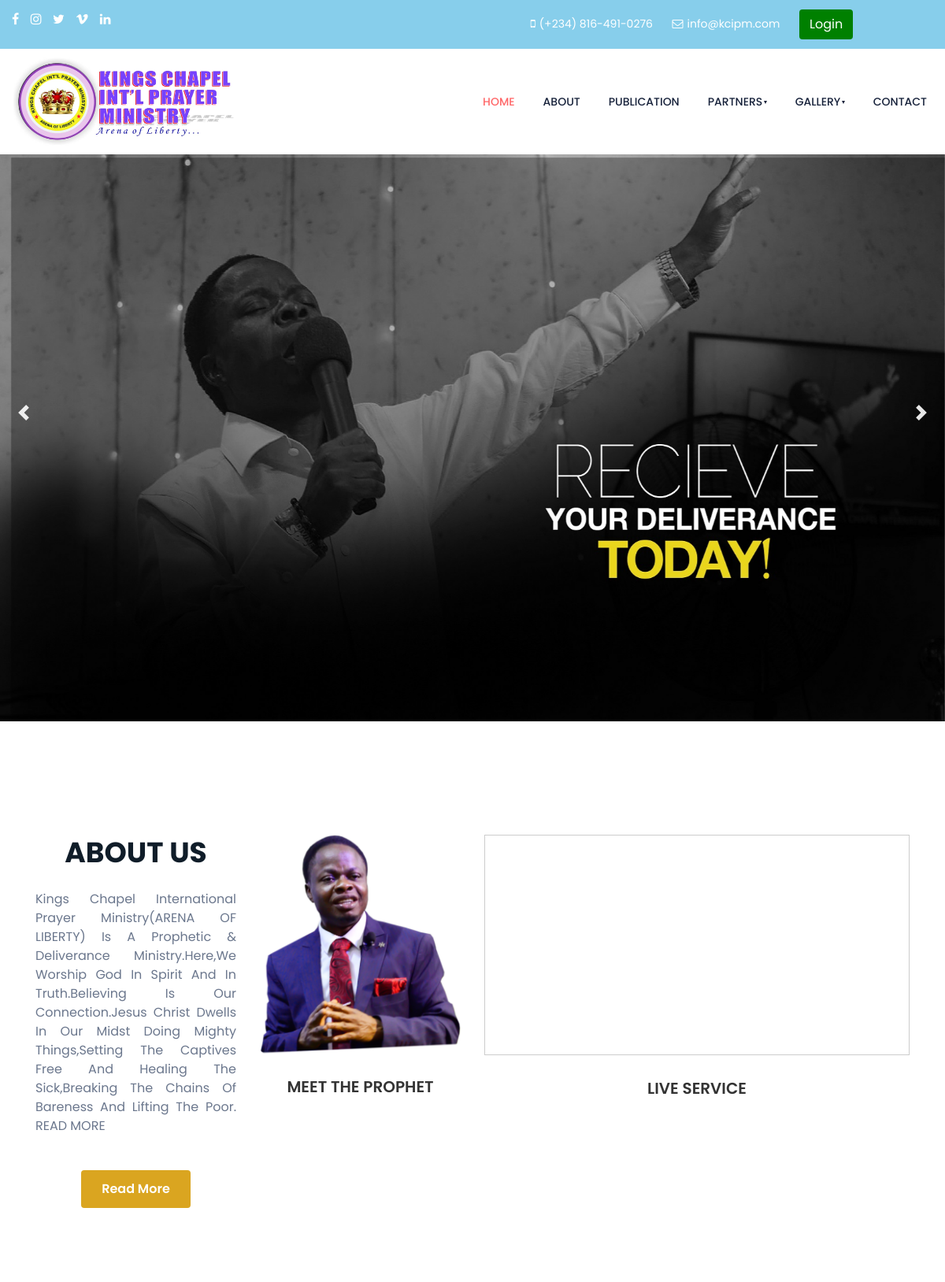
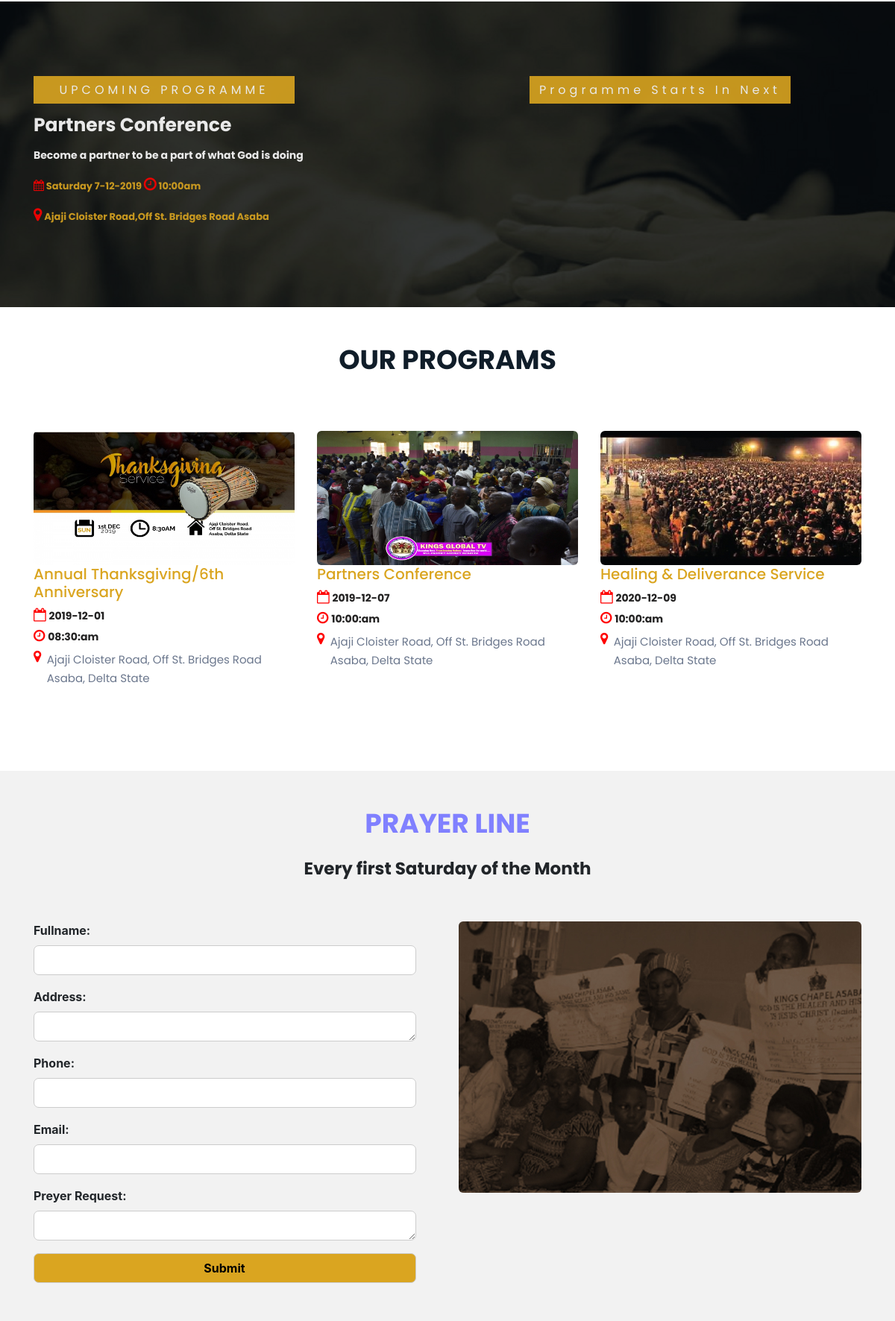
The page / (upper part) on the database its author committed (2 pictures, top to bottom).
### tables this page shows
CREATE TABLE `program` (
  `prog-id` varchar(20) NOT NULL,
  `image` varchar(100) NOT NULL,
  `topic` varchar(500) NOT NULL,
  `date` date NOT NULL,
  `time` varchar(10) NOT NULL,
  `address` varchar(500) NOT NULL,
  `type` varchar(20) NOT NULL
);

### index.php (the view, shortened to what this page needs)
<?php
include 'includes/connection.php';
?>
<html lang="zxx">
    <head>
        <link rel="stylesheet" href="css/style-starter.css">
    </head>
    <body>
        <?php
        include 'includes/header.php';
        ?>
        <section class="w3l-banner-slider-main">
            <div class="bannerhny-content">
                <div class="content-baner-inf">
                    <div id="carouselExampleIndicators" class="carousel slide" data-ride="carousel">
                        <div class="carousel-inner">
                            <div class="carousel-item active">
                            </div>
                        </div>
                        <a class="carousel-control-prev" href="#carouselExampleIndicators" role="button" data-slide="prev">
                            <span class="carousel-control-prev-icon" aria-hidden="true"></span>
                        </a>
                        <a class="carousel-control-next" href="#carouselExampleIndicators" role="button" data-slide="next">
                            <span class="carousel-control-next-icon" aria-hidden="true"></span>
                        </a>
                    </div>
                </div>
            </div>
        </section>
        <section class="w3l-team-main">
            <div class="team py-5">
                <div class="container py-lg-5">
                    <div class="row team-row mt-5">
                        <div class="col-lg-3 col-md-6 team-wrap">
                            <div class="team-member text-center">
                                <div class="team-img">
                                    <h3 class="hny-title">About Us</h3>
                                    <p class="my-4" style="text-align: justify;">
                                        Kings Chapel International Prayer Ministry(ARENA OF LIBERTY) is a Prophetic & Deliverance Ministry.Here,we
                                        worship God in Spirit and in Truth.Believing is our connection.Jesus Christ dwells in our midst doing mighty
                                        things,setting the captives free and healing the sick,breaking the chains of bareness and lifting the poor.
                                        READ MORE
                                    </p>
                                    <div class="read">
                                        <a href="aboutUs" class="read-more-btn btn" style=" background-color: goldenrod;">Read More</a>
                                    </div>
                                </div>
                            </div>
                        </div>
                        <div class="col-lg-3 col-md-6 team-wrap mt-sm-0 mt-5">
                            <div class="team-member text-center">
                                <div class="team-img">
                                    <a href="#"><img src="images/welcome1.JPG" class="img-fluid" alt=""  />
                                </div>
                                <h6 class="team-title">MEET THE PROPHET</h6>
                            </div>
                        </div>
                        <div class="col-lg-6 col-md-6 team-wrap mt-md-0 mt-5">
                            <div class="team-member last text-center">
                                <div class="team-img">
                                    <iframe src="https://www.facebook.com/plugins/video.php?href=https%3A%2F%2Fweb.facebook.com%2FKINGSGLOBALTV%2Fvideos%2F209071140366743%2F%3Ft%3D0&show_text=false&width=734&height=413&appId" width="100%" height="280" style="border:1px solid #ccc;overflow:hidden" scrolling="no" frameborder="1" allowTransparency="true" allow="encrypted-media" allowFullScreen="true"></iframe>
                                    <h6 class="team-title">LIVE SERVICE</h6>
                                    <div>
                                        <div>
                                            <div class="socials mt-20">
                                            </div>
                                        </div>
                                    </div>
                                </div>
                            </div>
                        </div>
                    </div>
                </div>
        </section>
        <section class="w3l-content-5">
            <div class="content-5-main">
                <div class="container">
                    <div class="content-info-in row">
                        <div class="content-gd col-lg-5" style="  height: 200px; float: left !important; margin-bottom: 10px;">
                            <p class="upcoming">UPCOMING PROGRAMME</p>
                            <p style=" font-size: 25px !important; font-weight: bold;">Partners Conference</p>
                            <p style=" font-size: 14px !important; font-weight: bold;">Become a partner to be a part of what God is doing</p>
                            <p style=" font-size: 13px !important; font-weight: bold;color: goldenrod;"><span class="fa fa-calendar" style="color: #ff0000; font-size: 15px !important;"></span> Saturday 7-12-2019 <span class="fa fa-clock-o" style="color: red; font-size: 20px !important;"></span>  10:00am</p>
                            <p style=" font-size: 13px !important; font-weight: bold; color: goldenrod;"> <span class="fa fa-map-marker" style="color: #ff0000; font-size: 20px !important;"></span> Ajaji Cloister Road,Off St. Bridges Road Asaba</p>
                        </div>
                        <div class="content-gd col-lg-5" style="  height: 200px; float: left !important; margin-bottom: 10px;">
                            <p class="upcoming">Programme Starts In Next</p>
                        </div>
                    </div>
                </div>
            </div>
        </section>
        <section class="w3l-content-6">
            <div class="content-6-mian py-5">
                <h3 class="hny-title text-center">Our Programs</h3>
                <div class="container py-lg-5">
                    <div class="content-info-in row">
                        <?php
                        $blog_content = mysqli_query($conn, "select  * from program LIMIT 3") or die(mysqli_error($conn));
                        while ($row = mysqli_fetch_array($blog_content)) {
                            $topic = $row["topic"];
                            $time = $row["time"];
                            $address = $row["address"];
                            $image = $row["image"];
                            $date = $row["date"];
                            $progId = $row["prog-id"];
                            ?>
                            <div class="content-gd col-lg-4">
                                <a href="content?read=<?php echo base64_encode($progId); ?>"><img src="admin/media/blog_images/<?php echo $image; ?>" style="height: 180px; width:100%;" alt=""></a>
                                <h5><a href="content?read=<?php echo base64_encode($progId); ?>"> <font color="goldenrod"><?php echo html_entity_decode($topic); ?></font></h5>
                                <div style="color: black; font-size: 14px; margin-top: 10px;">
                                    <a href="content?read=<?php echo base64_encode($progId); ?>"><span class="fa fa-calendar-o" style="color: red; font-size: 18px !important;"></span><span class="icon_text"> <span class="m_1"><b><?php echo $date; ?></b></span></span></a>
                                </div>
                                <div style="color: black; font-size: 14px; margin-top: 7px; margin-bottom: 7px;">
                                    <a href="content?read=<?php echo base64_encode($progId); ?>"><span class="fa fa-clock-o" style="color: red; font-size: 18px !important;"></span><span class="icon_text"> <span class="m_1"><b><?php echo $time; ?></b></span></span></a>
                                </div>
                                <div style="color: black !important; font-size: 12px !important; width: 100%;">
                                    <a href="content?read=<?php echo base64_encode($progId); ?>" style=" display: inline-flex; justify-content: space-between;"><span class="fa fa-map-marker" style="color: red; font-size: 18px !important;"></span> &nbsp; &nbsp;<span class="icon_text" style=""><?php echo $address; ?></span></a>
                                </div>
                            </div>
                            <?php
                        }
                        ?>
                    </div>
                </div>
            </div>
        </section>
        <section class="w3l-wecome-content-6" >
            <div class="ab-content-6-mian py-5" style=" background-color: #f2f2f2 !important;">
                <h3 class="hny-title" style=" text-align: center !important; color: #8080ff;">PRAYER LINE</h3>
                <h6 style=" text-align: center !important; font-size: 23px;  font-weight: bolder!important;">Every first Saturday of the Month</h6>
                <div class="container py-lg-5">
                    <div class="welcome-grids row">
                        <div class="col-lg-6 mb-lg-0 mb-5">
                            <form action="" method="post">
                                <label>Fullname:</label><br>
                                <div class="form-left-to-w3l">
                                    <input type="text" name="fullname" placeholder="" required="" value="">
                                </div>
                                <label>Address:</label><br>
                                <div>
                                    <textarea type="text" name="address" placeholder="" required="" value=""></textarea>
                                </div>
                                <label>Phone:</label><br>
                                <div class="form-left-to-w3l">
                                    <input type="number" name="phone" placeholder="" required="" value="">
                                </div>
                                <label>Email:</label><br>
                                <div class="form-left-to-w3l">
                                    <input type="email" name="email" placeholder="" required="" value="">
                                </div>
                                <label>Preyer Request:</label><br>
                                <div>
                                    <textarea type="text" name="prayer_rqst" placeholder="" required="" value=""></textarea>
                                </div>
                                <div>
                                    <input type="submit" name="submit" onclick="return validateForm()" value="Submit" required="" style=" background-color: goldenrod; font-weight: bold;">
                                </div>
                            </form>
                        </div>
                        <div class="col-lg-6 column">
                            <img src="images/tab1.jpg" class="img-fluid" alt="">
                        </div>
                    </div>
                </div>
            </div>
        </section>
</body>
</html>

### includes/header.php (shortened to what this page needs)
<section class="w3l-top-header-content">
    <div class="hny-top-menu">
        <div class="top-hd">
            <div class="container-fluid">
                <div class="row">
                    <div class="social-top col-lg-6">
                        <li><a href="#"><span class="fa fa-facebook"></span></a></li>
                        <li><a href="#"><span class="fa fa-instagram"></span></a> </li>
                        <li><a href="#"><span class="fa fa-twitter"></span></a></li>
                        <li><a href="#"><span class="fa fa-vimeo"></span></a> </li>
                        <li>
                            <a href="#">
                                <span class="fa fa-linkedin"></span>
                            </a>
                        </li>
                    </div>
                    <div class="accounts col-lg-6">
                        <li class="top_li"><span class="fa fa-mobile"></span><a href="tel:+234 8164910276">(+234) 816-491-0276</a>
                        </li>
                        <li class="top_li"><span class="fa fa-envelope-o"></span><a href="mailto:info@kcipm.com">info@kcipm.com</a>
                        </li>
                        <?php
                        if (isset($_SESSION['username'])) {
                            ?>
                            <li style="width: 170px; display: inline-flex; justify-content: space-between;">
                                <a href="logout.php"/> <button class="btn" style="background-color: #cc0000; color: white;">Logout</button></a>
                            </li>
                            <?php
                        } else {
                            ?>
                            <li style="width: 170px; display: inline-flex; justify-content: space-between;">
                                <a href="login/login.php"/> <button class="btn" style="background-color: green; color: white;">Login</button></a>
                            </li>
                            <?php
                        }
                        ?>
                    </div>
                </div>
            </div>
        </div>
        <nav class="navbar navbar-expand-lg navbar-light">
            <div class="container-fluid">
                <a class="navbar-brand" href="index">
                    <img src="images/logo.jpg" alt="Your logo" title="Your logo" class="logo_img"  />
                </a>
                <div class="collapse navbar-collapse" id="navbarSupportedContent">
                    <ul class="navbar-nav ml-auto">
                        <li class="nav-item active" style="font-weight: bold !important;">
                            <a class="nav-link" href="index">Home</a>
                        </li>
                        <li class="nav-item">
                            <a class="nav-link" href="aboutUs">About</a>
                        </li>
                        <li class="nav-item">
                            <a class="nav-link" href="blog">Publication</a>
                        </li>
                        <li class="nav-item dropdown">
                            <a class="nav-link dropdown-toggle" data-toggle="dropdown" role="button" aria-haspopup="true" aria-expanded="false" href="#">Partners</a>
                        </li>
                        <li class="nav-item dropdown">
                            <a class="nav-link dropdown-toggle" data-toggle="dropdown" role="button" aria-haspopup="true" aria-expanded="false" href="#">Gallery</a>
                        </li>
                        <li class="nav-item">
                            <a class="nav-link" href="contactUs">Contact</a>
                        </li>
                    </ul>
                </div>
            </div>
        </nav>
    </div>
</section>

### index.php (style rules this page uses)
.upcoming { width: 350px; padding: 5px; color: white; border: 1px solid goldenrod; text-align: center; letter-spacing: 5px; background-color: goldenrod }
form input,select,textarea { width: 95%; border: 1px solid #ccc; border-radius: 7px; height: 40px; margin-bottom: 17px; outline: none; padding-left: 5px; }
label { font-weight: bold; }

### rows shown on the page
program: image (picture), topic "Annual Thanksgiving/6th Anniversary", date "2019-12-01", time "08:30:am", address "Ajaji Cloister Road, Off St. Bridges Road Asaba, Delta State"
program: image (picture), topic "Partners Conference", date "2019-12-07", time "10:00:am", address "Ajaji Cloister Road, Off St. Bridges Road Asaba, Delta State"
program: image (picture), topic "Healing & Deliverance Service", date "2020-12-09", time "10:00:am", address "Ajaji Cloister Road, Off St. Bridges Road Asaba, Delta State"
